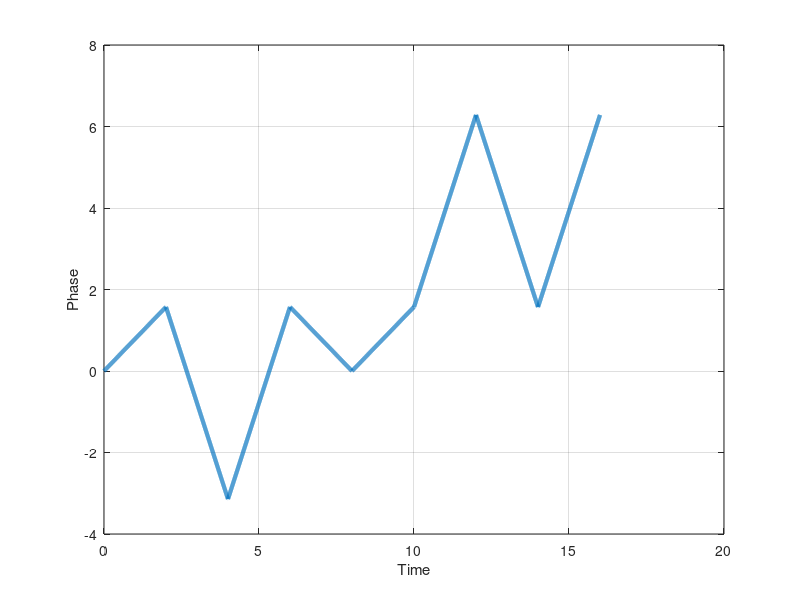

Here is the MATLAB script that generated this plot:
T_b = 1;            % bit interval
h = 2;              % number of bits per symbol
T = h*T_b;          % symbol interval
binary_seq = [1 1 0 0 1 0 0 1 1 1 1 0 0 0 1 0];
num_of_Xks = length(binary_seq)/h;
resolution = 1000;  % number of data points for a smooth plot
t = linspace(0,T,resolution);

% genrating X_k s
X_ks = zeros(1,num_of_Xks);
k = 1;
for index = 1:h:length(binary_seq) %initVal:step:endVal
    if binary_seq(index) == 0 && binary_seq(index +1) == 0
        X_ks(k) = -3;
    elseif binary_seq(index) == 0 && binary_seq(index +1) == 1
        X_ks(k) = -1;
    elseif binary_seq(index) == 1 && binary_seq(index +1) == 1
        X_ks(k) = +1;
    elseif binary_seq(index) == 1 && binary_seq(index +1) == 0
        X_ks(k) = +3;
    end
    k = k +1;
end

phase = zeros(num_of_Xks, resolution);
for n = 0:(num_of_Xks-1)
    t = linspace(n*T, (n+1)*T, resolution);
    phase(n+1,:) = (pi/2)*sum(X_ks(1:n)) + (pi/2)*X_ks(n+1)*(t/T -n);
end
phase = reshape(phase',1,[]); % pre-processing for plotting
plot(linspace(0,num_of_Xks*T, length(phase)), phase, 'LineWidth',3);
grid on; xlabel('Time'); ylabel('Phase')
